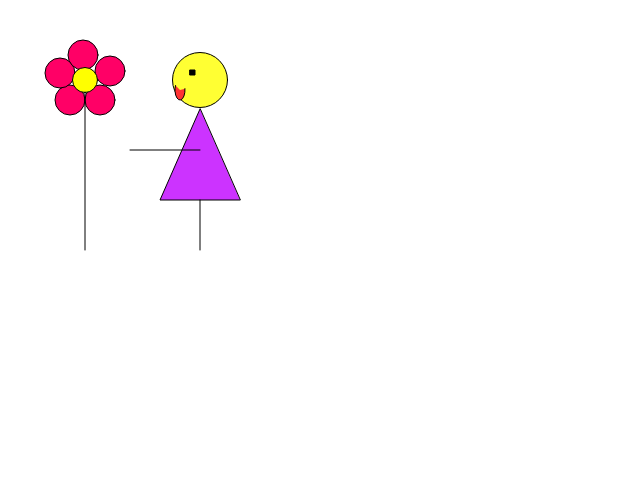
Frame 1 (no input)
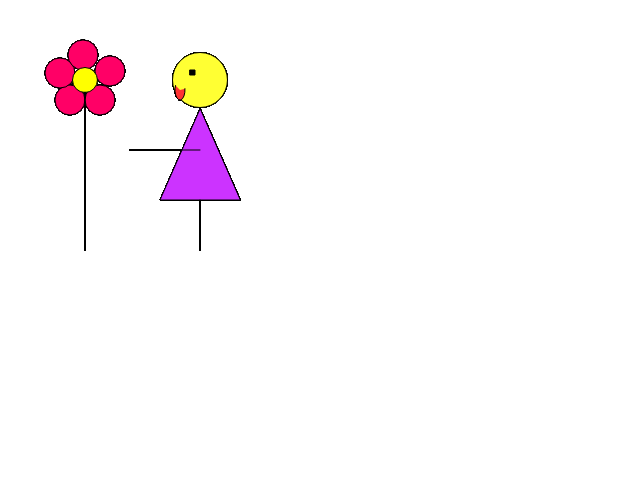
Frame 60 (no input)
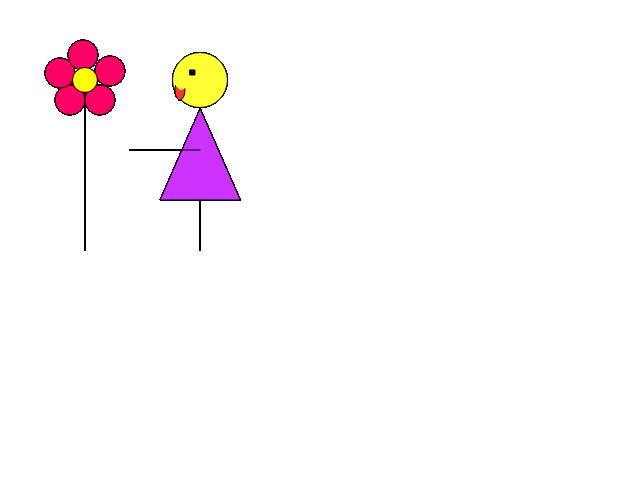
Frame 120 (the mouse pressed at the canvas centre since frame 60)

The p5.js sketch that drew these frames (run headless with seeded random() and noise() and a simulated clock; from frame 60 on, the mouse is pressed at the canvas centre):

// p5.js sketch
// ── sketch.js
var circleX = 100





function square(x, y, side){
rect(x, y, side, side);
}
  
function setup() {
  createCanvas(640, 480);
}
function draw() {
  fill(255, 0 , 102);
  ellipse(70, 100, 30, 30);
  ellipse(100, 100, 30, 30);
  ellipse(60, 73, 30, 30);
  ellipse(83, 55, 30, 30);
  ellipse(110, 71, 30, 30);
   fill(255, 255, 0);
  ellipse(85, 80, 25, 25); 
  stroke(0, 0, 0);
  line(85, 92, 85, 250);
fill (255, 255, 51);
  ellipse(200, 80, 55, 55);
  fill (0, 0, 0);
  square(190, 70, 5);
  fill (255, 51, 51);
  arc(180, 90, 10, 20, 50, PI+QUARTER_PI, TWO_PI);
  fill(204, 51, 255);
  triangle(200, 109, 160, 200, 240, 200);
  line(200, 200, 200, 250);
  line(200, 150, 130, 150);  
}
